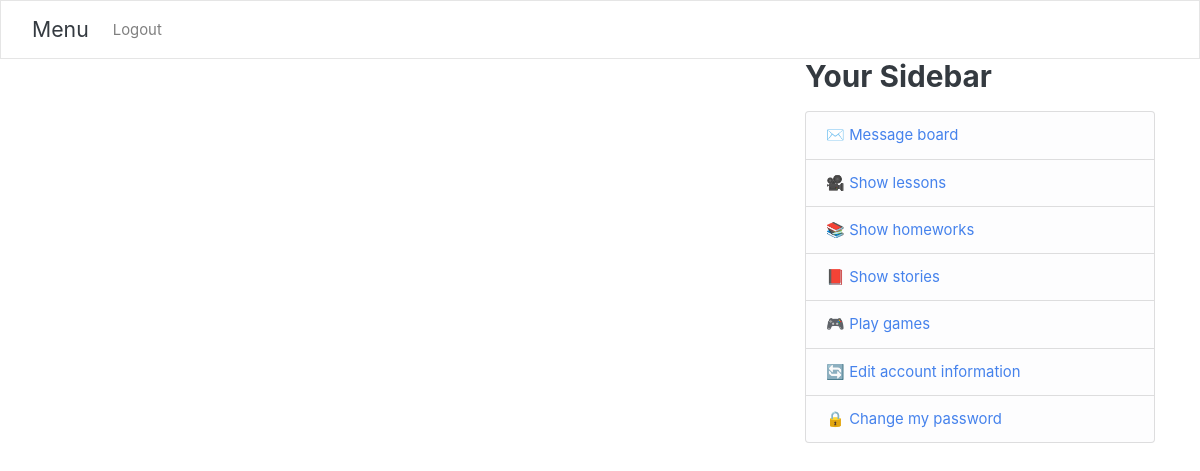
Page /story_info/8/ (signed in) on the earlier database version.
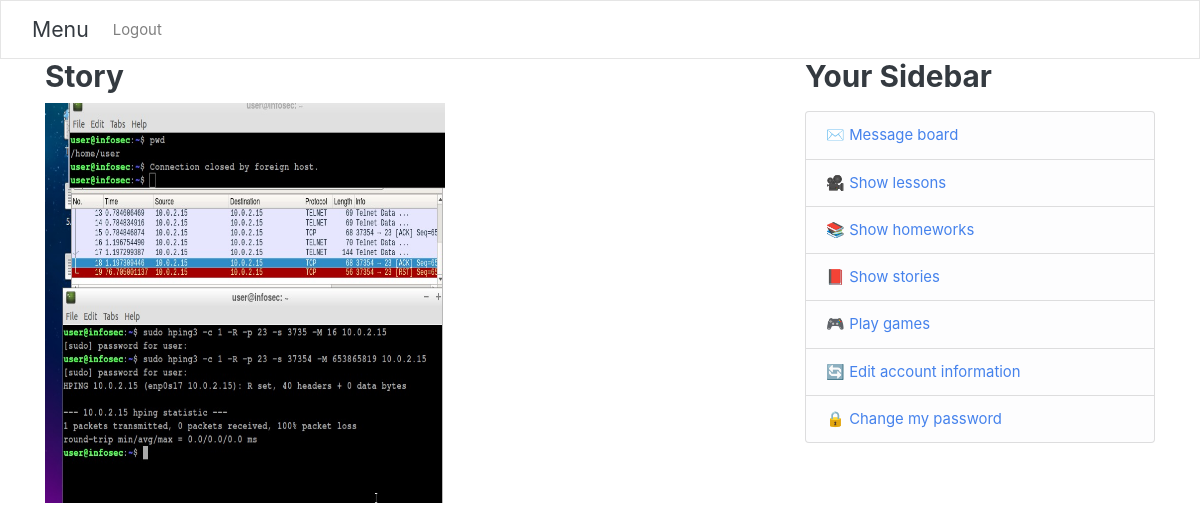
Same page on the later database version.
### kindergarten/models.py (models this page shows)
class Story(models.Model):
    title=models.CharField(default='Story',max_length=50)
    garten=models.ForeignKey(Kindergarten, blank=True, null=True,on_delete=models.SET_NULL)

class StoryPage(models.Model):
    page=models.ImageField(upload_to='stories')
    story=models.ForeignKey(Story,related_name='pages', blank=True, null=True,on_delete=models.SET_NULL)

### kindergarten/views.py (the view)
# urls.py: path('story_info/<int:id>/',story_info,name="story_info"),
@login_required
def story_info(req,id):
    s=Story.objects.filter(id=id).first()
    pages=StoryPage.objects.filter(story=s)
    print(pages)
    return render(req,'kindergarten/story.html',{'story':s,'pages':pages})

### users/myapp_tags.py (called while the page is built)
@register.simple_tag
def get_model1_object(user):
    parent=Parent.objects.filter(username=user.username).first()
    teacher=Teacher.objects.filter(username=user.username).first()
    kid=Kid.objects.filter(username=user.username).first()
    ans=[]
    if parent:
        ans.append(True)
    else:
        ans.append(False)
    HaveGarten = False
    if teacher:
        try:
            Garten=Kindergarten.objects.get(myTeacher=teacher)
        except:
            HaveGarten = False
        else:
            HaveGarten = Garten.name
        ans.append(True)
    else:
        ans.append(False)
    if kid:
        ans.append(True)
    else:
        ans.append(False)
    ans.append(HaveGarten)
    return ans

### kindergarten/templates/kindergarten/story.html (shortened to what this page needs)
{% extends "users/base.html" %}
{% block content %}
<div class="content-section">
   <h3>{{story.title}}</h3>
   {%for page in pages%}
   <img  src="{{ page.page.url }}" width="400" height="400" >
   {%endfor%}
</div>
{%endblock%}

Differences in the rows shown:
added Story: title "Story"
added StoryPage: page (picture)
